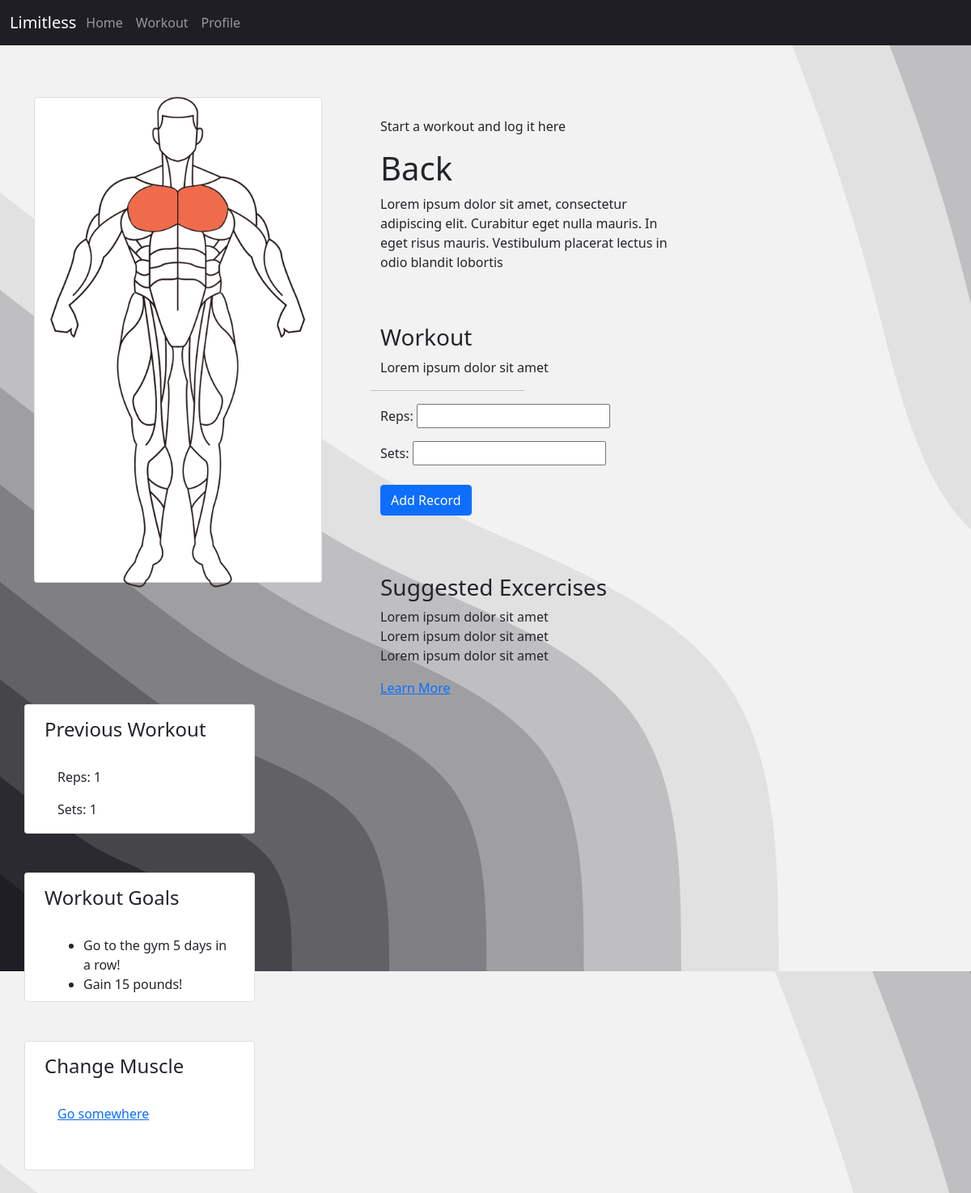
Before: /workout/back/back/ (signed in) with the older database file.
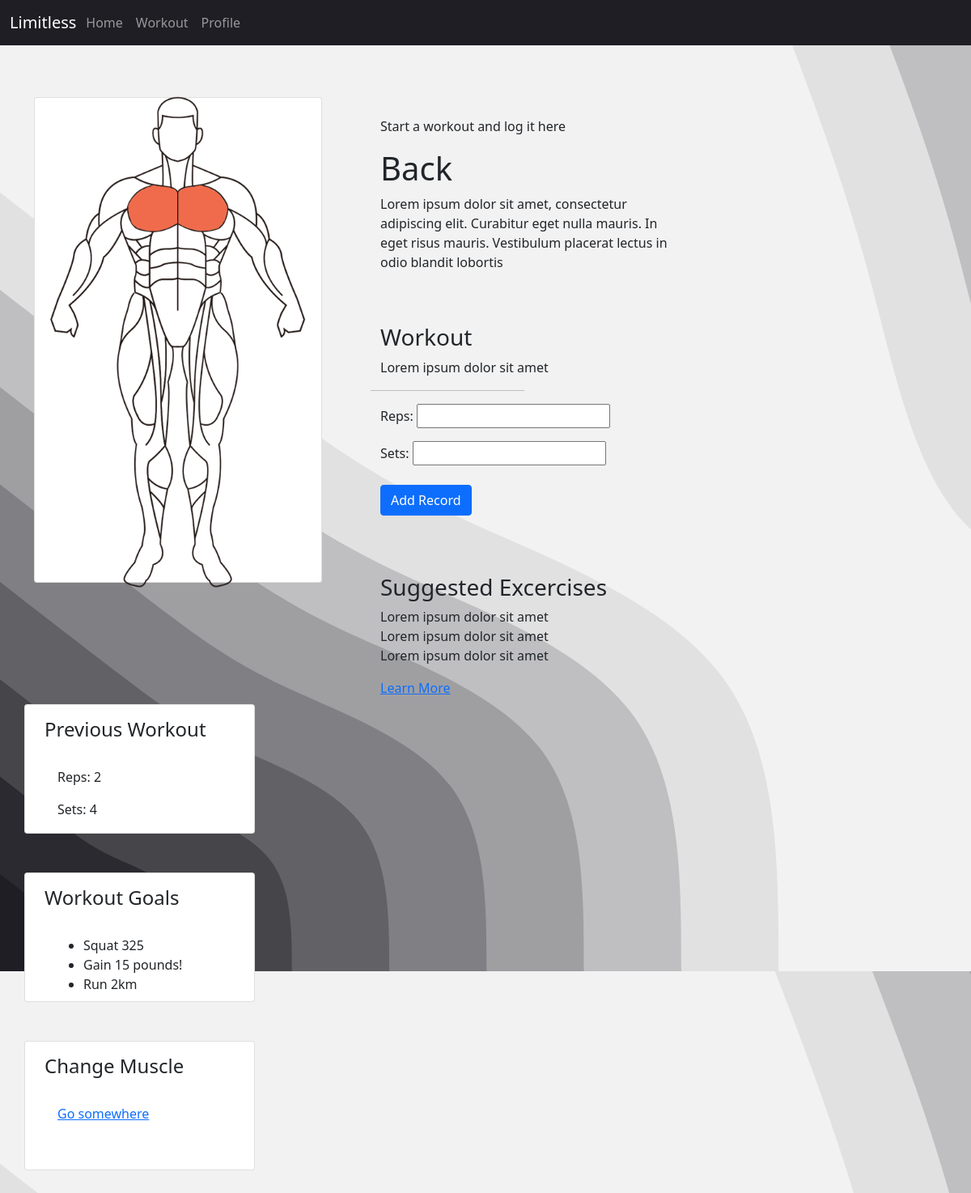
After: the same page with the newer database file.
### homepage/models.py (models this page shows, shortened)
class WorkoutRecord(models.Model):
    user = models.ForeignKey(User, on_delete=models.CASCADE)
    username = models.CharField(max_length=150)
    workout_type = models.CharField(max_length=20)
    reps = models.IntegerField()
    sets = models.IntegerField()
    created_at = models.DateTimeField(auto_now_add=True)

class Goal(models.Model):
    user = models.ForeignKey(User, on_delete=models.CASCADE)
    description = models.TextField()
    target_sets = models.IntegerField(default=0)
    completed_sets = models.IntegerField(default=0)
    target_workouts = models.IntegerField(default=0)
    completed_workouts = models.IntegerField(default=0)
    created_at = models.DateTimeField(auto_now_add=True)
    completed = models.BooleanField(default=False)  # New field to track completion

### homepage/views.py (the view)
# urls.py: path('workout/back/<str:muscle>/', back_workout, name='back_workout'),
@login_required
def back_workout(request, muscle):
    recent_workout = WorkoutRecord.objects.filter(user=request.user, workout_type=muscle).order_by('-created_at').first()
    incomplete_goals = Goal.objects.filter(user=request.user, completed=False).order_by('-created_at')[:3]
    return handle_workout_request(request, muscle, recent_workout, incomplete_goals)

### homepage/forms.py
class WorkoutRecordForm(forms.ModelForm):
    class Meta:
        model = WorkoutRecord
        exclude = ['workout_type','username','user']

### homepage/views.py (called while the page is built)
def handle_workout_request(request, muscle, recent_workout=None, incomplete_goals=None):
    if request.method == 'POST':
        form = WorkoutRecordForm(request.POST)
        if form.is_valid():
            save_workout_record(request.user, muscle, form)
            return redirect('success_page')
    else:
        form = WorkoutRecordForm()
    return render(request, f'workouts/{muscle}_workout.html', {'form': form, 'recent_workout': recent_workout, 'incomplete_goals': incomplete_goals})

### homepage/templates/workouts/back_workout.html (shortened to what the changed rows need)
{% load static %}
<!DOCTYPE html>
<html lang="en">
<head>
    <link rel="stylesheet" href="https://cdn.jsdelivr.net/npm/bootstrap@5.0.0/dist/css/bootstrap.min.css">
    <link rel="stylesheet" href="{% static 'workouts/workout.css' %}">
    <link rel="stylesheet" href="{% static 'navbar/navbar.css' %}">
</head>
<body>
    <div class="container w-100 mt-4">
        <div class="row" style="margin-top: 8vh;">
            <div class="col-md-4 ml-4" style="margin-left: 3rem; margin-right: 3rem;">
                <div class="row mt-4 mb-5">
                    <h1>Back</h1>
                </div>
            </div>
            <div class="col-md-3">
                <div class="row mb-5 mt-2">
                    <div class="card side-card" style="padding-left: 1.5rem;">
                        <div class="card-body">
                            {% if recent_workout %}
                                <p>Reps: {{ recent_workout.reps }}</p>
                                <p>Sets: {{ recent_workout.sets }}</p>
                            {% else %}
                                <p>No previous workout recorded.</p>
                            {% endif %}
                        </div>
                    </div>
                </div>
                <div class="row mb-5">
                    <div class="card side-card" style="padding-left: 1.5rem;">
                        <div class="card-body">
                            <ul>
                                {% for goal in incomplete_goals %}
                                <li>{{ goal.description }}</li>
                                {% endfor %}
                            </ul>
                        </div>
                    </div>
                </div>
            </div>
        </div>
    </div>
</body>
</html>

Changed rows visible on the page:
no longer on this page (row unchanged): WorkoutRecord: reps "1", sets "1"
no longer on this page (row edited): Goal: description "Go to the gym 5 days in a row!"
added WorkoutRecord: reps "2", sets "4"
added Goal: description "Squat 325"
added Goal: description "Run 2km"
